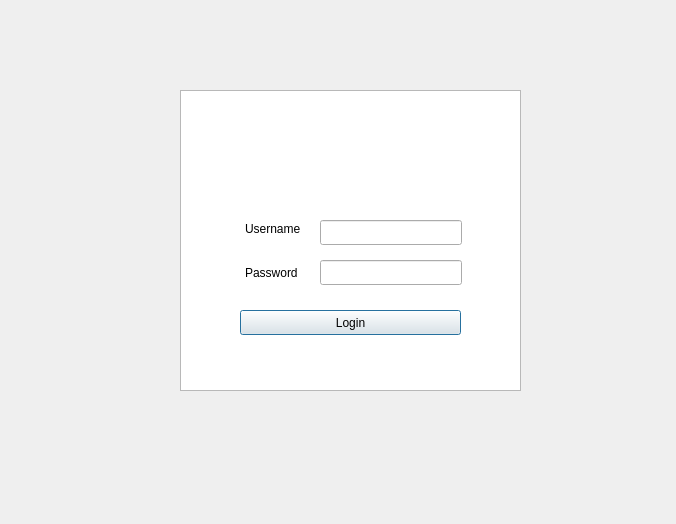
<?xml version="1.0" encoding="UTF-8"?>
<ui version="4.0">
 <class>Login</class>
 <widget class="QDialog" name="Login">
  <property name="geometry">
   <rect>
    <x>0</x>
    <y>0</y>
    <width>676</width>
    <height>524</height>
   </rect>
  </property>
  <property name="windowTitle">
   <string>Dialog</string>
  </property>
  <widget class="QLabel" name="label">
   <property name="geometry">
    <rect>
     <x>-20</x>
     <y>-10</y>
     <width>701</width>
     <height>561</height>
    </rect>
   </property>
   <property name="text">
    <string/>
   </property>
   <property name="pixmap">
    <pixmap>../../../Downloads/jxygZ9RHA7cHGVvHXpuf7c.jpg</pixmap>
   </property>
  </widget>
  <widget class="QGraphicsView" name="graphicsView">
   <property name="geometry">
    <rect>
     <x>180</x>
     <y>90</y>
     <width>341</width>
     <height>301</height>
    </rect>
   </property>
  </widget>
  <widget class="QLabel" name="label_2">
   <property name="geometry">
    <rect>
     <x>300</x>
     <y>90</y>
     <width>111</width>
     <height>111</height>
    </rect>
   </property>
   <property name="text">
    <string/>
   </property>
   <property name="pixmap">
    <pixmap>../../../Downloads/attachment-134317953-removebg-preview.png</pixmap>
   </property>
  </widget>
  <widget class="QLabel" name="label_3">
   <property name="geometry">
    <rect>
     <x>245</x>
     <y>220</y>
     <width>69</width>
     <height>17</height>
    </rect>
   </property>
   <property name="text">
    <string>Username</string>
   </property>
  </widget>
  <widget class="QLineEdit" name="lineEdit">
   <property name="geometry">
    <rect>
     <x>320</x>
     <y>220</y>
     <width>142</width>
     <height>25</height>
    </rect>
   </property>
  </widget>
  <widget class="QLabel" name="label_4">
   <property name="geometry">
    <rect>
     <x>245</x>
     <y>260</y>
     <width>69</width>
     <height>25</height>
    </rect>
   </property>
   <property name="text">
    <string>Password</string>
   </property>
  </widget>
  <widget class="QLineEdit" name="lineEdit_2">
   <property name="geometry">
    <rect>
     <x>320</x>
     <y>260</y>
     <width>142</width>
     <height>25</height>
    </rect>
   </property>
  </widget>
  <widget class="QPushButton" name="pushButton">
   <property name="geometry">
    <rect>
     <x>240</x>
     <y>310</y>
     <width>221</width>
     <height>25</height>
    </rect>
   </property>
   <property name="text">
    <string>Login</string>
   </property>
  </widget>
 </widget>
 <resources/>
 <connections/>
</ui>
